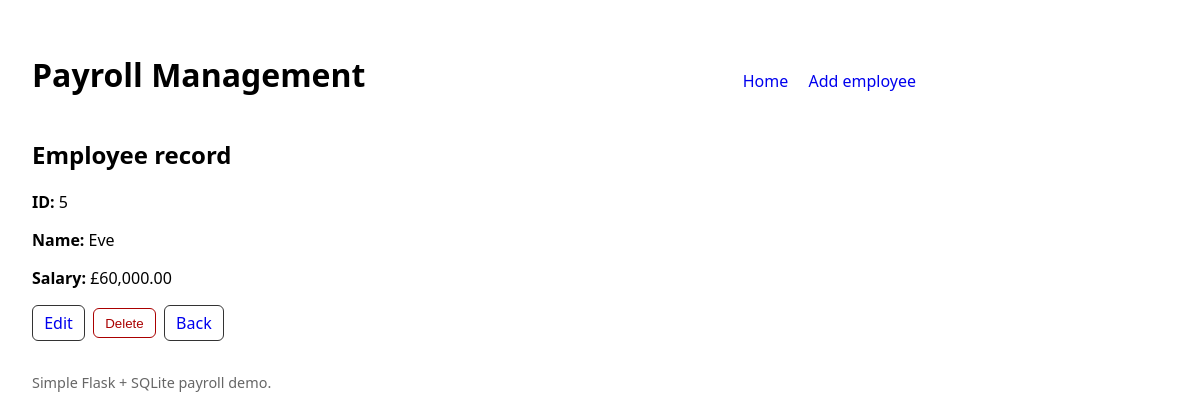
The app's page /employees/5 with its own data.
### tables this page shows
CREATE TABLE employees (
                id INTEGER PRIMARY KEY AUTOINCREMENT,
                name TEXT NOT NULL,
                salary_gbp_pence INTEGER NOT NULL CHECK (salary_gbp_pence >= 0)
            );

### app.py (the view)
@app.route("/employees/<int:emp_id>")
def view_employee(emp_id: int):
    with get_db() as conn:
        row = conn.execute(
            "SELECT id, name, salary_gbp_pence FROM employees WHERE id = ?",
            (emp_id,),
        ).fetchone()
    if row is None:
        abort(404)
    return render_template("view.html", employee=row)

### app.py (called while the page is built)
def get_db() -> sqlite3.Connection:
    conn = sqlite3.connect(DB_PATH)
    conn.row_factory = sqlite3.Row
    return conn

def format_pence_as_gbp(pence: int) -> str:
    pounds = Decimal(pence) / Decimal(100)
    return f"£{pounds:,.2f}"

@app.context_processor
def inject_helpers():
    return {"format_gbp": format_pence_as_gbp}

### templates/view.html (shortened to what this page needs)
{% extends "base.html" %}
{% block content %}
  <h2>Employee record</h2>
  <p><strong>ID:</strong> {{ employee["id"] }}</p>
  <p><strong>Name:</strong> {{ employee["name"] }}</p>
  <p><strong>Salary:</strong> {{ format_gbp(employee["salary_gbp_pence"]) }}</p>
  <div class="actions" style="margin-top: 1rem;">
    <a class="btn" href="{{ url_for('edit_employee', emp_id=employee['id']) }}">Edit</a>
    <form method="post" action="{{ url_for('delete_employee', emp_id=employee['id']) }}"
          onsubmit="return confirm('Delete this record?');">
      <button class="btn danger" type="submit">Delete</button>
    </form>
    <a class="btn" href="{{ url_for('index') }}">Back</a>
  </div>
{% endblock %}

### templates/base.html (style rules this page uses)
body { font-family: system-ui, Arial, sans-serif; margin: 2rem; max-width: 900px; }
a { text-decoration: none; }
.btn { display: inline-block; padding: 0.4rem 0.7rem; border: 1px solid #333; border-radius: 6px; background: #fff; cursor: pointer; }
.btn.danger { border-color: #a00; color: #a00; }
.actions { display:flex; gap: .5rem; align-items:center; }

### records on screen
employees: id "5", name "Eve", salary_gbp_pence "£60,000.00"
